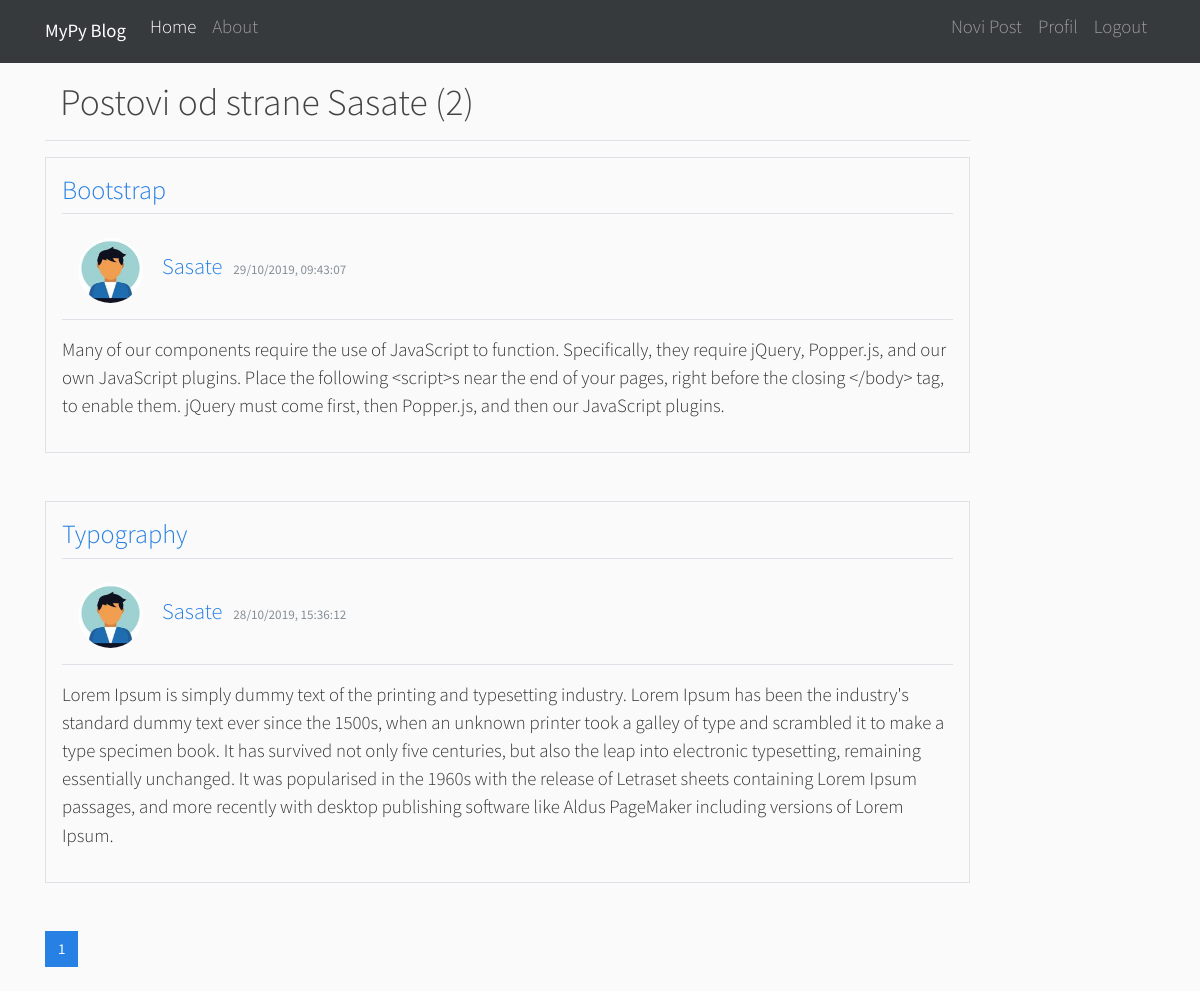
The app's page /korisnik/Sasate (signed in) with its own data.
### mypyblog/models.py (models this page shows, shortened)
class Korisnik(db.Model, UserMixin):
    id = db.Column(db.Integer, primary_key=True, autoincrement=True)
    korisnicko_ime = db.Column(db.String(20), unique=True, nullable=False)
    email = db.Column(db.String(120), unique=True, nullable=False)
    slika_fajl = db.Column(db.String(20), nullable=False, default='defaultna.jpg')
    password = db.Column(db.String(70), nullable=False)
    posts = db.relationship('Post', backref='author', lazy=True)

class Post(db.Model):
    id = db.Column(db.Integer, primary_key=True, autoincrement=True)
    naslov = db.Column(db.String(100), nullable=False)
    datum_posta = db.Column(db.DateTime, nullable=False, default=datetime.utcnow)
    sadrzaj = db.Column(db.Text, nullable=False)
    id_korisnika = db.Column(db.Integer, db.ForeignKey('korisnik.id'), nullable=False)

### mypyblog/korisnici/routes.py (the view)
@korisnici.route("/korisnik/<string:korisnicko_ime>")
def postovi_korisnika(korisnicko_ime):
    page = request.args.get('page', 1, type=int)
    korisnik = Korisnik.query.filter_by(korisnicko_ime=korisnicko_ime).first_or_404()
    posts = Post.query.filter_by(author=korisnik).order_by(Post.datum_posta.desc()).paginate(page=page, per_page=5)
    return render_template('korisnicki_post.html', posts=posts, korisnik=korisnik)

### mypyblog/models.py (called while the page is built)
@login_manager.user_loader
def load_user(id_korisnika):
    return Korisnik.query.get(int(id_korisnika))

### mypyblog/templates/korisnicki_post.html
{% extends "layout.html" %}
{% block content %}
    <h1 class="mb-3 border-bottom pb-3 col-md-10">Postovi od strane {{ korisnik.korisnicko_ime }} ({{posts.total}})</h1>
    {% for post in posts.items %}
         <div class="col-md-10 mb-5 border p-3">
             <h3 class="article-title border-bottom pb-2"><a href="{{ url_for('postovi.post', post_id=post.id) }}">{{ post.naslov }}</a></h3>
             <img src="{{ url_for('static', filename='profilne_slike/' + post.author.slika_fajl) }}" alt="post img" class="rounded-circle article-img m-3">
             <a class="mr-2 h4" href="{{ url_for('korisnici.postovi_korisnika', korisnicko_ime=post.author.korisnicko_ime) }}">{{ post.author.korisnicko_ime }}</a>
             <small class="text-muted">{{ post.datum_posta.strftime('%d/%m/%Y, %H:%M:%S') }}</small>
             <article class="border-top pt-3 lead"><p>{{ post.sadrzaj }}</p></article>
         </div>
    {% endfor %}
    {% for page_num in posts.iter_pages(left_edge=1, right_edge=1, left_current=1, right_current=2) %}
        {% if page_num %}
            {% if posts.page == page_num %}
                <a class="btn btn-primary mb-4" href="{{ url_for('korisnici.postovi_korisnika', korisnicko_ime=korisnik.korisnicko_ime, page=page_num) }}">{{ page_num }}</a>
            {% else %}
                <a class="btn btn-outline-primary mb-4" href="{{ url_for('korisnici.postovi_korisnika', korisnicko_ime=korisnik.korisnicko_ime, page=page_num) }}">{{ page_num }}</a>
            {%endif%}
        {%else%}
            ...
        {%endif%}
    {% endfor %}
{% endblock content %}

### mypyblog/static/main.css (style rules this page uses)
body { background: #fafafa; color: #333333; }
h1, h2, h3, h4, h5, h6 { color: #444444; }
.article-title { color: #444444; }
.article-img { height: 65px; width: 65px; margin-right: 16px; }

### records on screen
Korisnik: korisnicko_ime "Sasate"
Post: naslov "Bootstrap", slika_fajl (picture), author.korisnicko_ime "Sasate", datum_posta "29/10/2019, 09:43:07", sadrzaj "Many of our components require the use of JavaScript to function. Specifically, they require jQuery, Popper.js, and our own JavaScript plugins. Place the following <script>s near the end of your pages, right before the closing </body> tag, to enable them. jQuery must come first, then Popper.js, and then our JavaScript plugins."
Post: naslov "Typography", slika_fajl (picture), author.korisnicko_ime "Sasate", datum_posta "28/10/2019, 15:36:12", sadrzaj "Lorem Ipsum is simply dummy text of the printing and typesetting industry. Lorem Ipsum has been the industry's standard dummy text ever since the 1500s, when an unknown printer took a galley of type and scrambled it to make a type specimen book. It has survived not only five centuries, but also the leap into electronic typesetting, remaining essentially unchanged. It was popularised in the 1960s with the release of Letraset sheets containing Lorem Ipsum passages, and more recently with desktop publishing software like Aldus PageMaker including versions of Lorem Ipsum."

### other values on screen
{{ posts.total }} "2"
{{ page_num }} "1"
